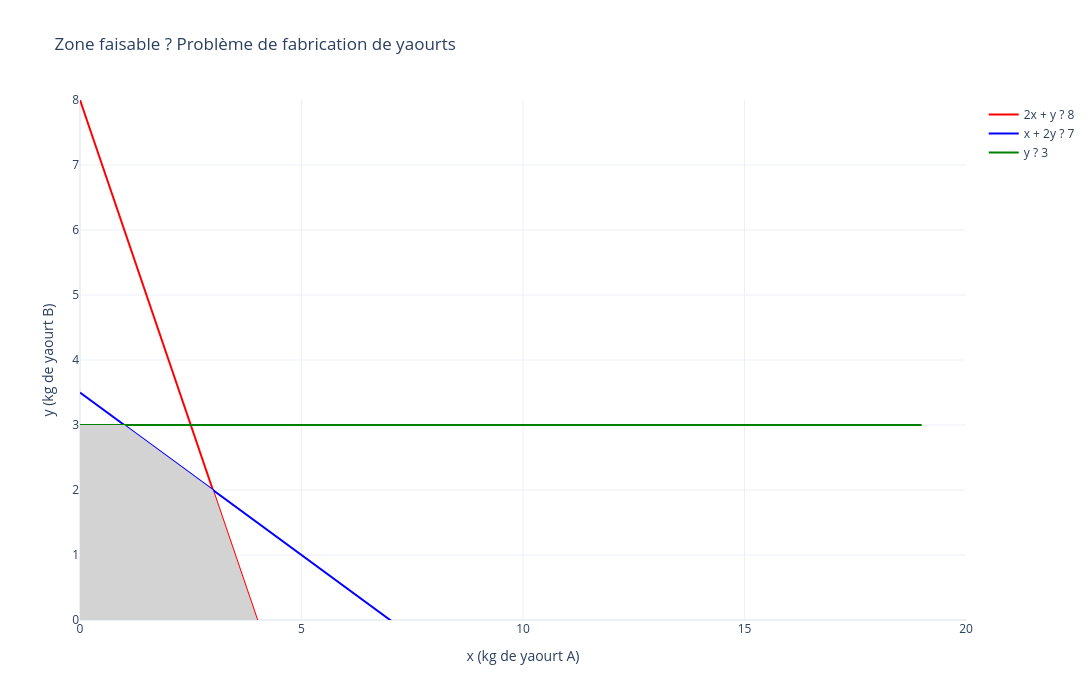

The code cell stored with this chart in its notebook:
### Markdown cell above
On a donc tout ce qu'il nous faut pour afficher les inéquations de nos contraintes. Traçons les droites en rouge, et les zones d'inégalités en gris.

### Code cell
import numpy as np
import plotly.graph_objects as go
xmax = 20
x1 = np.arange(0, xmax)
# Contraintes
y1 = 8 - 2*x1
y2 = (7 - x1)/2
y3 = np.full_like(x1, 3)  # ligne horizontale y = 3
# Valeur maximale utile du graphe
ymax = max(np.max(y1), np.max(y2), np.max(y3))
# Tracé des contraintes
fig = go.Figure()
fig.add_trace(go.Scatter(x=x1, y=y1, name='2x + y ? 8', line=dict(color='red')))
fig.add_trace(go.Scatter(x=x1, y=y2, name='x + 2y ? 7', line=dict(color='blue')))
fig.add_trace(go.Scatter(x=x1, y=y3, name='y ? 3', line=dict(color='green')))
# Remplissage de la zone faisable (en dessous des trois contraintes)
y_feasible = np.minimum(np.minimum(y1, y2), y3)
fig.add_trace(go.Scatter(
    x=np.concatenate([x1, x1[::-1]]),
    y=np.concatenate([y_feasible, np.zeros_like(x1)]),
    fill='toself',
    fillcolor='lightgrey',
    line=dict(color='rgba(0,0,0,0)'),
    showlegend=False,
    hoverinfo='skip',
))
# Axes et limites
fig.update_xaxes(range=[0, xmax], title='x (kg de yaourt A)')
fig.update_yaxes(range=[0, ymax], title='y (kg de yaourt B)')
fig.update_layout(
    title='Zone faisable ? Problème de fabrication de yaourts',
    width=1200,
    height=700,
    template='plotly_white',
)
fig.show()

### Figure 1 — Plotly figure (JSON) as saved in the notebook; plotly's stock layout.template omitted (floating-point values rounded to 4 significant figures)
{"data": [{"line": {"color": "red"}, "name": "2x + y ? 8", "x": [0, 1, 2, 3, 4, 5, 6, 7, 8, 9, 10, 11, 12, 13, 14, 15, 16, 17, 18, 19], "y": [8, 6, 4, 2, 0, -2, -4, -6, -8, -10, -12, -14, -16, -18, -20, -22, -24, -26, -28, -30], "type": "scatter"}, {"line": {"color": "blue"}, "name": "x + 2y ? 7", "x": [0, 1, 2, 3, 4, 5, 6, 7, 8, 9, 10, 11, 12, 13, 14, 15, 16, 17, 18, 19], "y": [3.5, 3.0, 2.5, 2.0, 1.5, 1.0, 0.5, 0.0, -0.5, -1.0, -1.5, -2.0, -2.5, -3.0, -3.5, -4.0, -4.5, -5.0, -5.5, -6.0], "type": "scatter"}, {"line": {"color": "green"}, "name": "y ? 3", "x": [0, 1, 2, 3, 4, 5, 6, 7, 8, 9, 10, 11, 12, 13, 14, 15, 16, 17, 18, 19], "y": [3, 3, 3, 3, 3, 3, 3, 3, 3, 3, 3, 3, 3, 3, 3, 3, 3, 3, 3, 3], "type": "scatter"}, {"fill": "toself", "fillcolor": "lightgrey", "hoverinfo": "skip", "line": {"color": "rgba(0,0,0,0)"}, "showlegend": false, "x": [0, 1, 2, 3, 4, 5, 6, 7, 8, 9, 10, 11, 12, 13, 14, 15, 16, 17, 18, 19, 19, 18, 17, 16, 15, 14, 13, 12, 11, 10, 9, 8, 7, 6, 5, 4, 3, 2, 1, 0], "y": [3.0, 3.0, 2.5, 2.0, 0.0, -2.0, -4.0, -6.0, -8.0, -10.0, -12.0, -14.0, -16.0, -18.0, -20.0, -22.0, -24.0, -26.0, -28.0, -30.0, 0.0, 0.0, 0.0, 0.0, 0.0, 0.0, 0.0, 0.0, 0.0, 0.0, 0.0, 0.0, 0.0, 0.0, 0.0, 0.0, 0.0, 0.0, 0.0, 0.0], "type": "scatter"}], "layout": {"xaxis": {"range": [0, 20], "title": {"text": "x (kg de yaourt A)"}}, "yaxis": {"range": [0, 8], "title": {"text": "y (kg de yaourt B)"}}, "title": {"text": "Zone faisable ? Problème de fabrication de yaourts"}, "width": 1200, "height": 700}}
